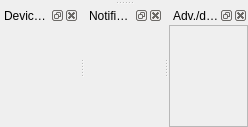
<?xml version="1.0" encoding="UTF-8"?>
<ui version="4.0">
 <class>CCockpitInfoAreaComponent</class>
 <widget class="QMainWindow" name="CCockpitInfoAreaComponent">
  <property name="geometry">
   <rect>
    <x>0</x>
    <y>0</y>
    <width>248</width>
    <height>123</height>
   </rect>
  </property>
  <property name="sizePolicy">
   <sizepolicy hsizetype="Preferred" vsizetype="Preferred">
    <horstretch>0</horstretch>
    <verstretch>0</verstretch>
   </sizepolicy>
  </property>
  <property name="windowTitle">
   <string>Cockpit info area</string>
  </property>
  <property name="animated">
   <bool>false</bool>
  </property>
  <property name="documentMode">
   <bool>false</bool>
  </property>
  <property name="dockOptions">
   <set>QMainWindow::AllowTabbedDocks|QMainWindow::ForceTabbedDocks</set>
  </property>
  <widget class="QWidget" name="qw_CockpitInfoAreaComComponentUsedAsPadding">
   <property name="minimumSize">
    <size>
     <width>0</width>
     <height>0</height>
    </size>
   </property>
   <property name="maximumSize">
    <size>
     <width>0</width>
     <height>3</height>
    </size>
   </property>
  </widget>
  <widget class="BlackGui::CDockWidgetInfoArea" name="dwp_DeviceVolume">
   <property name="floating">
    <bool>false</bool>
   </property>
   <property name="features">
    <set>QDockWidget::DockWidgetClosable|QDockWidget::DockWidgetFloatable</set>
   </property>
   <property name="allowedAreas">
    <set>Qt::BottomDockWidgetArea</set>
   </property>
   <property name="windowTitle">
    <string>Devices and volumes</string>
   </property>
   <attribute name="dockWidgetArea">
    <number>8</number>
   </attribute>
   <widget class="QWidget" name="qw_DeviceVolumeOuter">
    <layout class="QVBoxLayout" name="vl_CockpitVoiceRoomsOuter">
     <property name="spacing">
      <number>0</number>
     </property>
     <property name="leftMargin">
      <number>0</number>
     </property>
     <property name="topMargin">
      <number>0</number>
     </property>
     <property name="rightMargin">
      <number>0</number>
     </property>
     <property name="bottomMargin">
      <number>0</number>
     </property>
     <item>
      <widget class="QFrame" name="fr_DeviceVolumeInner">
       <property name="frameShape">
        <enum>QFrame::NoFrame</enum>
       </property>
       <property name="frameShadow">
        <enum>QFrame::Plain</enum>
       </property>
       <property name="lineWidth">
        <number>0</number>
       </property>
       <layout class="QVBoxLayout" name="vl_CockpitVOiceRoomsInner">
        <property name="spacing">
         <number>0</number>
        </property>
        <property name="leftMargin">
         <number>0</number>
        </property>
        <property name="topMargin">
         <number>2</number>
        </property>
        <property name="rightMargin">
         <number>0</number>
        </property>
        <property name="bottomMargin">
         <number>0</number>
        </property>
        <item>
         <widget class="BlackGui::Components::CAudioDeviceVolumeSetupComponent" name="comp_DeviceVolume"/>
        </item>
       </layout>
      </widget>
     </item>
    </layout>
   </widget>
  </widget>
  <widget class="BlackGui::CDockWidgetInfoArea" name="dwp_AudioNotificaton">
   <property name="floating">
    <bool>false</bool>
   </property>
   <property name="features">
    <set>QDockWidget::DockWidgetClosable|QDockWidget::DockWidgetFloatable</set>
   </property>
   <property name="allowedAreas">
    <set>Qt::BottomDockWidgetArea</set>
   </property>
   <property name="windowTitle">
    <string>Notifications</string>
   </property>
   <attribute name="dockWidgetArea">
    <number>8</number>
   </attribute>
   <widget class="QWidget" name="qw_AudioNotificatonOuter">
    <layout class="QVBoxLayout" name="vl_AudioOuter">
     <property name="spacing">
      <number>0</number>
     </property>
     <property name="leftMargin">
      <number>0</number>
     </property>
     <property name="topMargin">
      <number>0</number>
     </property>
     <property name="rightMargin">
      <number>0</number>
     </property>
     <property name="bottomMargin">
      <number>0</number>
     </property>
     <item>
      <widget class="QFrame" name="fr_AudioNotificatonInner">
       <property name="frameShape">
        <enum>QFrame::NoFrame</enum>
       </property>
       <property name="frameShadow">
        <enum>QFrame::Plain</enum>
       </property>
       <property name="lineWidth">
        <number>0</number>
       </property>
       <layout class="QVBoxLayout" name="vl_AudioInner">
        <property name="spacing">
         <number>0</number>
        </property>
        <property name="leftMargin">
         <number>0</number>
        </property>
        <property name="topMargin">
         <number>2</number>
        </property>
        <property name="rightMargin">
         <number>0</number>
        </property>
        <property name="bottomMargin">
         <number>0</number>
        </property>
        <item alignment="Qt::AlignTop">
         <widget class="BlackGui::Components::CAudioNotificationComponent" name="comp_AudioNotificaton">
          <property name="minimumSize">
           <size>
            <width>0</width>
            <height>100</height>
           </size>
          </property>
          <property name="frameShadow">
           <enum>QFrame::Sunken</enum>
          </property>
         </widget>
        </item>
       </layout>
      </widget>
     </item>
    </layout>
   </widget>
  </widget>
  <widget class="BlackGui::CDockWidgetInfoArea" name="dwp_AudioAdv">
   <property name="allowedAreas">
    <set>Qt::BottomDockWidgetArea</set>
   </property>
   <property name="windowTitle">
    <string>Adv./distributed audio</string>
   </property>
   <attribute name="dockWidgetArea">
    <number>8</number>
   </attribute>
   <widget class="QWidget" name="qw_AudioAdvOuter">
    <layout class="QVBoxLayout" name="vl_AudioAdvOuter">
     <property name="leftMargin">
      <number>0</number>
     </property>
     <property name="topMargin">
      <number>0</number>
     </property>
     <property name="rightMargin">
      <number>0</number>
     </property>
     <property name="bottomMargin">
      <number>0</number>
     </property>
     <item>
      <widget class="QFrame" name="fr_AudioAdvInner">
       <property name="frameShape">
        <enum>QFrame::StyledPanel</enum>
       </property>
       <property name="frameShadow">
        <enum>QFrame::Raised</enum>
       </property>
       <layout class="QVBoxLayout" name="vl_AudioAdvInner">
        <property name="leftMargin">
         <number>0</number>
        </property>
        <property name="topMargin">
         <number>2</number>
        </property>
        <property name="rightMargin">
         <number>0</number>
        </property>
        <property name="bottomMargin">
         <number>0</number>
        </property>
        <item alignment="Qt::AlignTop">
         <widget class="BlackGui::Components::CAudioAdvancedDistributedComponent" name="comp_AudioAdv">
          <property name="frameShape">
           <enum>QFrame::StyledPanel</enum>
          </property>
          <property name="frameShadow">
           <enum>QFrame::Raised</enum>
          </property>
         </widget>
        </item>
       </layout>
      </widget>
     </item>
    </layout>
   </widget>
  </widget>
 </widget>
 <customwidgets>
  <customwidget>
   <class>BlackGui::Components::CAudioNotificationComponent</class>
   <extends>QFrame</extends>
   <header>blackgui/components/audionotificationcomponent.h</header>
   <container>1</container>
  </customwidget>
  <customwidget>
   <class>BlackGui::CDockWidgetInfoArea</class>
   <extends>QDockWidget</extends>
   <header>blackgui/dockwidgetinfoarea.h</header>
   <container>1</container>
  </customwidget>
  <customwidget>
   <class>BlackGui::Components::CAudioDeviceVolumeSetupComponent</class>
   <extends>QFrame</extends>
   <header>blackgui/components/audiodevicevolumesetupcomponent.h</header>
   <container>1</container>
  </customwidget>
  <customwidget>
   <class>BlackGui::Components::CAudioAdvancedDistributedComponent</class>
   <extends>QFrame</extends>
   <header>blackgui/components/audioadvanceddistributedcomponent.h</header>
   <container>1</container>
  </customwidget>
 </customwidgets>
 <resources/>
 <connections/>
</ui>
